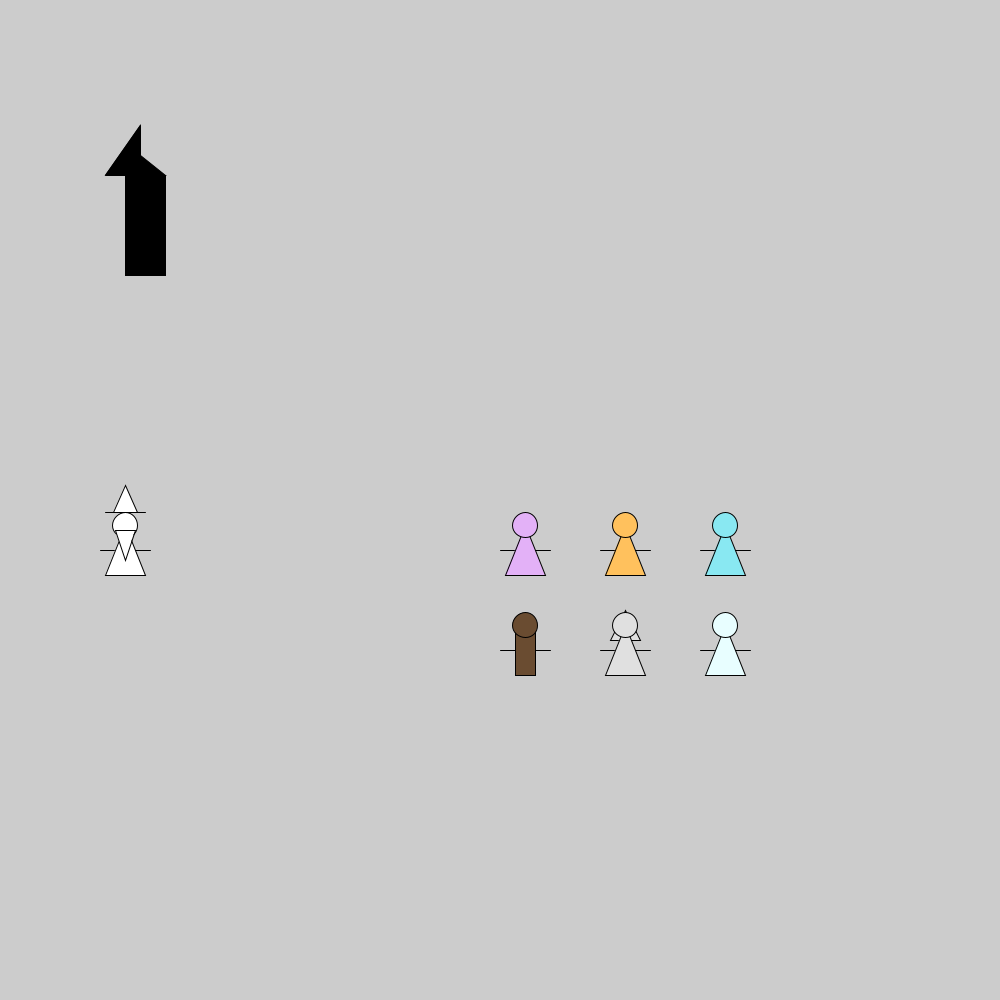
Frame 1 (no input)
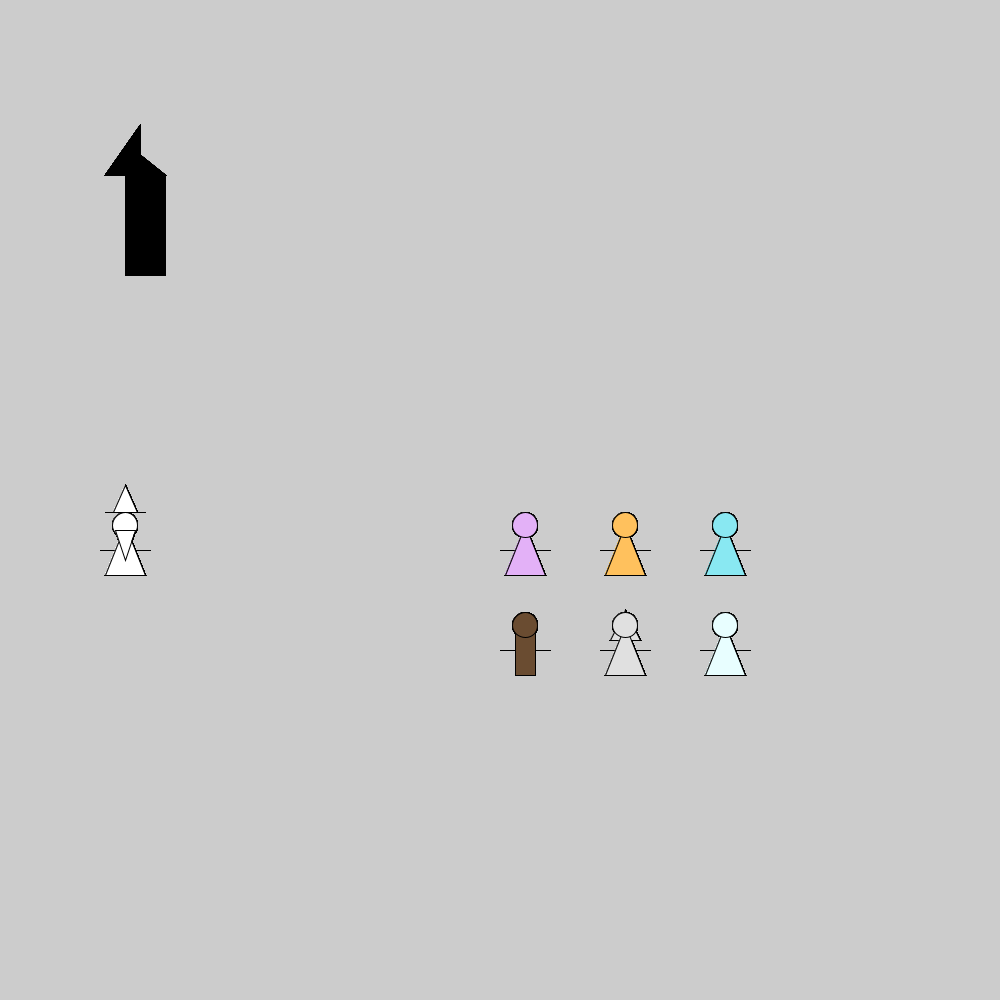
Frame 60 (the mouse pressed at the canvas centre just before this capture)
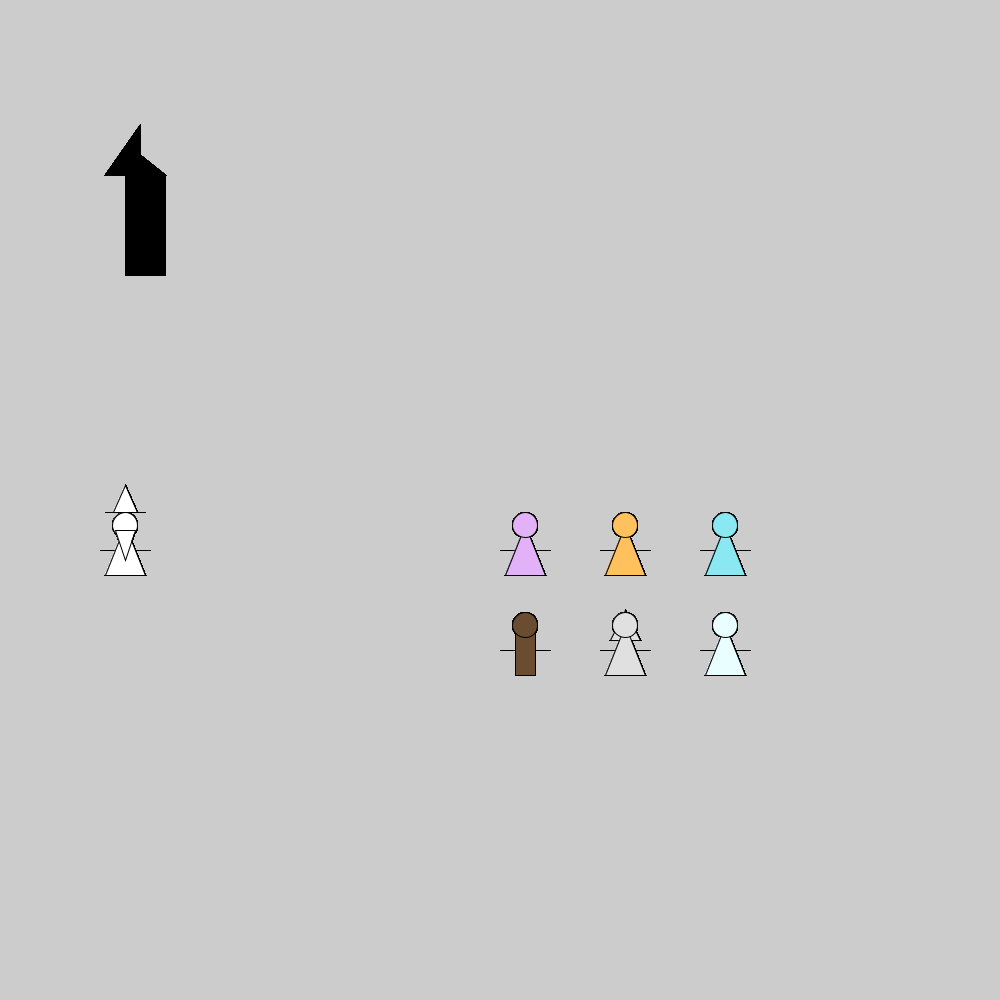
Frame 120 (the mouse held since frame 60 and released just before this capture)

The Processing sketch that drew these frames (run headless with seeded random() and noise(); from frame 60 on, the mouse is pressed at the canvas centre):

// Processing sketch: Characters
// ── Characters.pde
void setup()
{
  size(1000,1000);
}

void draw()
{
  brother1(500,500);
  brother2(600,500);
  brother3(700,500);
  ghost(600,600);
  thief(500,600);
  son(700,600);
  dumbledore(100,500);
  death(100,100);
}

//oldest brother
void brother1(int brother1X,int brother1Y)
{
  fill(#E3B1F7);
  line(0+brother1X,50+brother1Y,50+brother1X,50+brother1Y);
  triangle(25+brother1X,25+brother1Y,45+brother1X,75+brother1Y,5+brother1X,75+brother1Y);
  ellipse(25+brother1X,25+brother1Y,25,25);
}

//middle brother
void brother2(int brother2X,int brother2Y)
{
  fill(#FFC15D);
  line(0+brother2X,50+brother2Y,50+brother2X,50+brother2Y);
  triangle(25+brother2X,25+brother2Y,45+brother2X,75+brother2Y,5+brother2X,75+brother2Y);
  ellipse(25+brother2X,25+brother2Y,25,25);
}
//youngest brother
void brother3(int brother3X,int brother3Y)
{
  fill(#89E8F2);
  line(0+brother3X,50+brother3Y,50+brother3X,50+brother3Y);
  triangle(25+brother3X,25+brother3Y,45+brother3X,75+brother3Y,5+brother3X,75+brother3Y);
  ellipse(25+brother3X,25+brother3Y,25,25);
}
//ghost bride
void ghost(int ghostX,int ghostY)
{
  fill(#E0E0E0);
  line(0+ghostX,50+ghostY,50+ghostX,50+ghostY);
  triangle(25+ghostX,10+ghostY,10+ghostX,40+ghostY,40+ghostX,40+ghostY);
  triangle(25+ghostX,25+ghostY,45+ghostX,75+ghostY,5+ghostX,75+ghostY);
  ellipse(25+ghostX,25+ghostY,25,25);
}

//Dumbledore
void dumbledore(int dumbledoreX,int dumbledoreY)
{
  fill(#FFFFFF);
  line(0+dumbledoreX,50+dumbledoreY,50+dumbledoreX,50+dumbledoreY);
  triangle(25+dumbledoreX,25+dumbledoreY,45+dumbledoreX,75+dumbledoreY,5+dumbledoreX,75+dumbledoreY);
  ellipse(25+dumbledoreX,25+dumbledoreY,25,25);
  triangle(15+dumbledoreX,30+dumbledoreY,35+dumbledoreX,30+dumbledoreY,25+dumbledoreX,60+dumbledoreY);
  line(5+dumbledoreX,12+dumbledoreY,45+dumbledoreX,12+dumbledoreY);
  triangle(13+dumbledoreX,12+dumbledoreY,37+dumbledoreX,12+dumbledoreY,25+dumbledoreX,-15+dumbledoreY);
}
//Elder wand thief
void thief(int thiefX,int thiefY)
{
  fill(#6A4C31);
  line(0+thiefX,50+thiefY,50+thiefX,50+thiefY);
  rect(15+thiefX,25+thiefY,20,50);
  ellipse(25+thiefX,25+thiefY,25,25);
}
//Third brother's son
void son(int sonX,int sonY)
{
  fill(#E8FEFF);
  line(0+sonX,50+sonY,50+sonX,50+sonY);
  triangle(25+sonX,25+sonY,45+sonX,75+sonY,5+sonX,75+sonY);
  ellipse(25+sonX,25+sonY,25,25);
}
//Death
void death(int deathX,int deathY)
{
  fill(0,0,0);
  triangle(40+deathX,75+deathY,40+deathX,25+deathY,5+deathX,75+deathY);
  rect(25+deathX,75+deathY,40,100);
  triangle(40+deathX,75+deathY,65+deathX,75+deathY,40+deathX,55+deathY);
}
//elder wand
//ressurection stone
